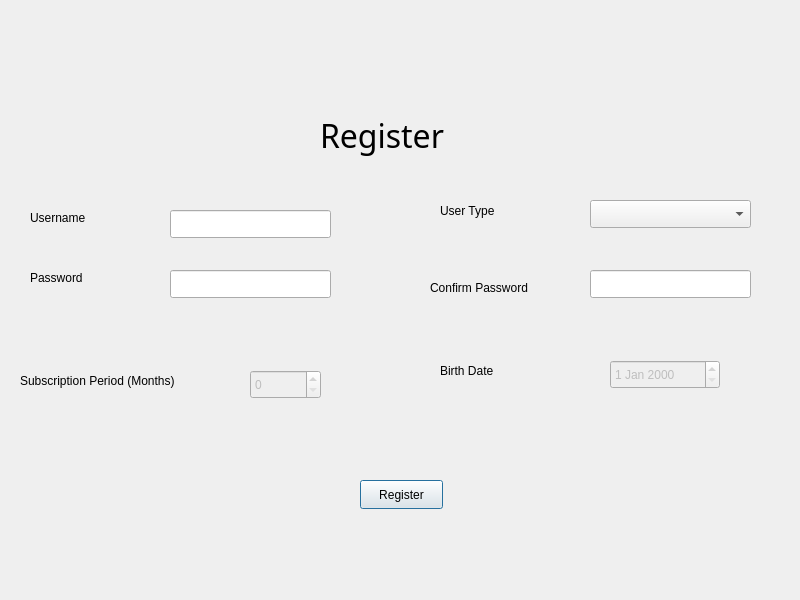
<?xml version="1.0" encoding="UTF-8"?>
<ui version="4.0">
 <class>Register</class>
 <widget class="QDialog" name="Register">
  <property name="geometry">
   <rect>
    <x>0</x>
    <y>0</y>
    <width>800</width>
    <height>600</height>
   </rect>
  </property>
  <property name="windowTitle">
   <string>Dialog</string>
  </property>
  <property name="styleSheet">
   <string notr="true"/>
  </property>
  <widget class="QLabel" name="label">
   <property name="geometry">
    <rect>
     <x>320</x>
     <y>110</y>
     <width>161</width>
     <height>51</height>
    </rect>
   </property>
   <property name="font">
    <font>
     <family>Lucida Sans</family>
     <pointsize>24</pointsize>
    </font>
   </property>
   <property name="text">
    <string>Register</string>
   </property>
  </widget>
  <widget class="QLineEdit" name="usernameLineEdit">
   <property name="geometry">
    <rect>
     <x>170</x>
     <y>210</y>
     <width>161</width>
     <height>28</height>
    </rect>
   </property>
  </widget>
  <widget class="QLineEdit" name="passwordLineEdit">
   <property name="geometry">
    <rect>
     <x>170</x>
     <y>270</y>
     <width>161</width>
     <height>28</height>
    </rect>
   </property>
   <property name="echoMode">
    <enum>QLineEdit::EchoMode::Password</enum>
   </property>
  </widget>
  <widget class="QLabel" name="label_2">
   <property name="geometry">
    <rect>
     <x>30</x>
     <y>210</y>
     <width>111</width>
     <height>16</height>
    </rect>
   </property>
   <property name="text">
    <string>Username</string>
   </property>
  </widget>
  <widget class="QLabel" name="label_3">
   <property name="geometry">
    <rect>
     <x>30</x>
     <y>270</y>
     <width>111</width>
     <height>16</height>
    </rect>
   </property>
   <property name="text">
    <string>Password</string>
   </property>
  </widget>
  <widget class="QFrame" name="frame">
   <property name="geometry">
    <rect>
     <x>0</x>
     <y>0</y>
     <width>800</width>
     <height>600</height>
    </rect>
   </property>
   <property name="styleSheet">
    <string notr="true">QFrame#frame {
	background-image: url(:/bg/fitora.png);
    background-repeat: no-repeat;
    background-size: cover;
    border: none;
}</string>
   </property>
   <property name="frameShape">
    <enum>QFrame::Shape::StyledPanel</enum>
   </property>
   <property name="frameShadow">
    <enum>QFrame::Shadow::Raised</enum>
   </property>
   <widget class="QComboBox" name="userTypeComboBox">
    <property name="geometry">
     <rect>
      <x>590</x>
      <y>200</y>
      <width>161</width>
      <height>28</height>
     </rect>
    </property>
    <property name="font">
     <font>
      <bold>false</bold>
     </font>
    </property>
    <property name="cursor">
     <cursorShape>PointingHandCursor</cursorShape>
    </property>
    <property name="currentIndex">
     <number>-1</number>
    </property>
    <property name="maxVisibleItems">
     <number>9</number>
    </property>
    <item>
     <property name="text">
      <string>Client</string>
     </property>
    </item>
    <item>
     <property name="text">
      <string>Coach</string>
     </property>
    </item>
    <item>
     <property name="text">
      <string>Receptionist</string>
     </property>
    </item>
   </widget>
   <widget class="QLabel" name="label_6">
    <property name="geometry">
     <rect>
      <x>440</x>
      <y>200</y>
      <width>131</width>
      <height>21</height>
     </rect>
    </property>
    <property name="text">
     <string>User Type</string>
    </property>
   </widget>
   <widget class="QLineEdit" name="confirmPasswordLineEdit">
    <property name="geometry">
     <rect>
      <x>590</x>
      <y>270</y>
      <width>161</width>
      <height>28</height>
     </rect>
    </property>
    <property name="echoMode">
     <enum>QLineEdit::EchoMode::Password</enum>
    </property>
   </widget>
   <widget class="QLabel" name="label_4">
    <property name="geometry">
     <rect>
      <x>430</x>
      <y>280</y>
      <width>131</width>
      <height>16</height>
     </rect>
    </property>
    <property name="text">
     <string>Confirm Password</string>
    </property>
   </widget>
   <widget class="QSpinBox" name="subscriptionPeriodSpinBox">
    <property name="enabled">
     <bool>false</bool>
    </property>
    <property name="geometry">
     <rect>
      <x>250</x>
      <y>370</y>
      <width>71</width>
      <height>29</height>
     </rect>
    </property>
   </widget>
   <widget class="QLabel" name="label_8">
    <property name="geometry">
     <rect>
      <x>20</x>
      <y>370</y>
      <width>191</width>
      <height>21</height>
     </rect>
    </property>
    <property name="text">
     <string>Subscription Period (Months)</string>
    </property>
   </widget>
   <widget class="QDateEdit" name="birthDateEdit">
    <property name="enabled">
     <bool>false</bool>
    </property>
    <property name="geometry">
     <rect>
      <x>610</x>
      <y>360</y>
      <width>110</width>
      <height>29</height>
     </rect>
    </property>
   </widget>
   <widget class="QLabel" name="label_7">
    <property name="geometry">
     <rect>
      <x>440</x>
      <y>360</y>
      <width>131</width>
      <height>21</height>
     </rect>
    </property>
    <property name="text">
     <string>Birth Date</string>
    </property>
   </widget>
   <widget class="QPushButton" name="pushButton">
    <property name="geometry">
     <rect>
      <x>360</x>
      <y>480</y>
      <width>83</width>
      <height>29</height>
     </rect>
    </property>
    <property name="text">
     <string>Register</string>
    </property>
   </widget>
  </widget>
  <zorder>frame</zorder>
  <zorder>label</zorder>
  <zorder>usernameLineEdit</zorder>
  <zorder>passwordLineEdit</zorder>
  <zorder>label_2</zorder>
  <zorder>label_3</zorder>
 </widget>
 <resources/>
 <connections/>
</ui>
